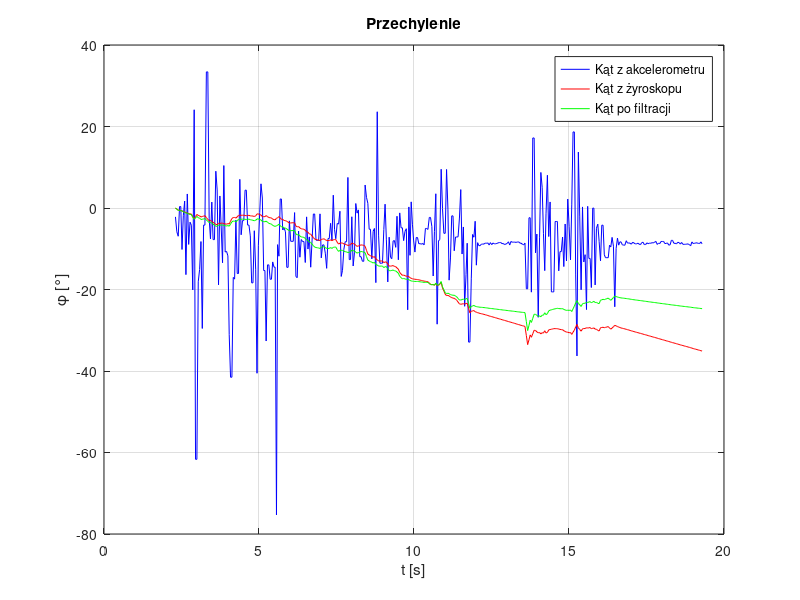
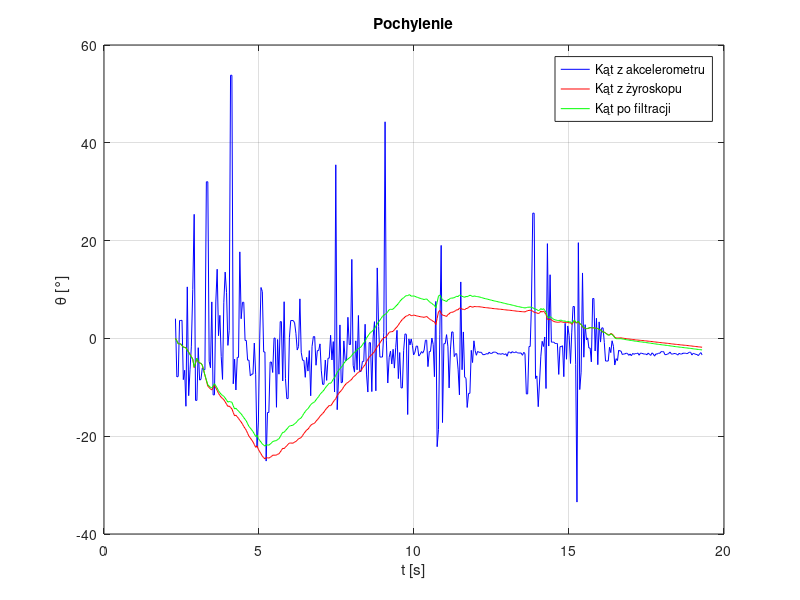
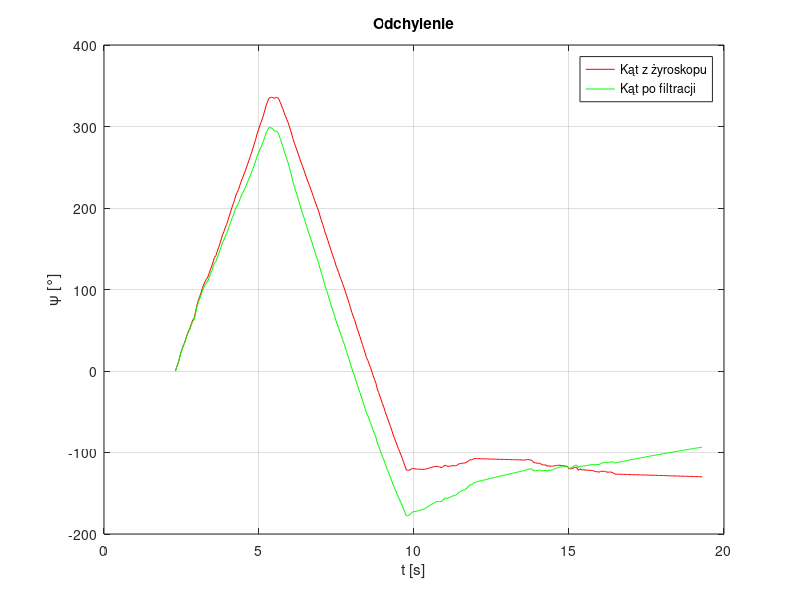

MATLAB code for these plots, in order:
clear all 
%% wczytanie danych
% fi - roll - przechylenie - na bok
% teta - pitch - pochylenie - do przodu
% psi - yaw - odchylenie - obrót wokół osi pionowej
data = importdata('data.txt'); 
ax = data(:,1)*4/65535;                   
ay = data(:,2)*4/65535;         
az = data(:,3)*4/65535;         
gx = data(:,4)*250/32768; 
gy = data(:,5)*250/32768;
gz = data(:,6)*250/32768;
t = data(:,7)/1000000;
dlugosc = length(data);
%dt = t(2:end)-t(1:end-1);
dt = 1/1024;           %czestotliwosc probkowania 1 kHz

fiA = zeros(dlugosc,1);
tetaA = zeros(dlugosc,1);
psiA = zeros(dlugosc,1);
fiG = zeros(dlugosc,1);
tetaG = zeros(dlugosc,1);
psiG = zeros(dlugosc,1);
fiF = zeros(dlugosc,1);
tetaF = zeros(dlugosc,1);
psiF = zeros(dlugosc,1);
%% filtr komplementarny

for i = 1:length(data);
    fiA(i) = atan2(az(i),ay(i)) * 180/pi;
    g = sqrt(az(i)^2 + ay(i)^2);
    %g = 9.81;
    tetaA(i) = (atan2(-ax(i),g)) * 180/pi;
    %psiA(i) = atan2(sqrt(ay(i)^2 + ax(i)^2), az(i)) * 180/pi;;
end

T = 0.3;
p = T/(dt + T);

for i=2:dlugosc
    fiG(i) =  fiG(i-1) + gx(i)*dt* 180/pi ;
    tetaG(i) = tetaG(i-1) + gz(i)*dt* 180/pi ;
    psiG(i) = psiG(i-1) + gy(i)*dt * 180/pi;
    
    fiF(i) = p*fiF(i-1) + (1-p)*fiA(i) + p*(fiG(i) - fiG(i-1));
    tetaF(i) = p*tetaF(i-1) + (1-p)*tetaA(i) + p*(tetaG(i) - tetaG(i-1));
    psiF(i) = p*psiF(i-1) + (1-p)*psiA(i) + p*(psiG(i) - psiG(i-1));
end

%% wykres 
figure(1)
plot(t, fiA, 'b', t, fiG, 'r', t, fiF, 'g')
legend( 'Kąt z akcelerometru','Kąt z żyroskopu', 'Kąt po filtracji')
xlabel('t [s]')
ylabel('\phi [°]')
title('Przechylenie')
grid on
figure(2)
plot(t, tetaA, 'b', t, tetaG, 'r', t, tetaF, 'g')
legend( 'Kąt z akcelerometru','Kąt z żyroskopu', 'Kąt po filtracji')
xlabel('t [s]')
ylabel('\theta [°]')
grid on
title('Pochylenie')
figure(3)
plot(t, psiG, 'r', t, psiF, 'g')
legend('Kąt z żyroskopu', 'Kąt po filtracji')
xlabel('t [s]')
ylabel('\psi [°]')
grid on
title('Odchylenie')
